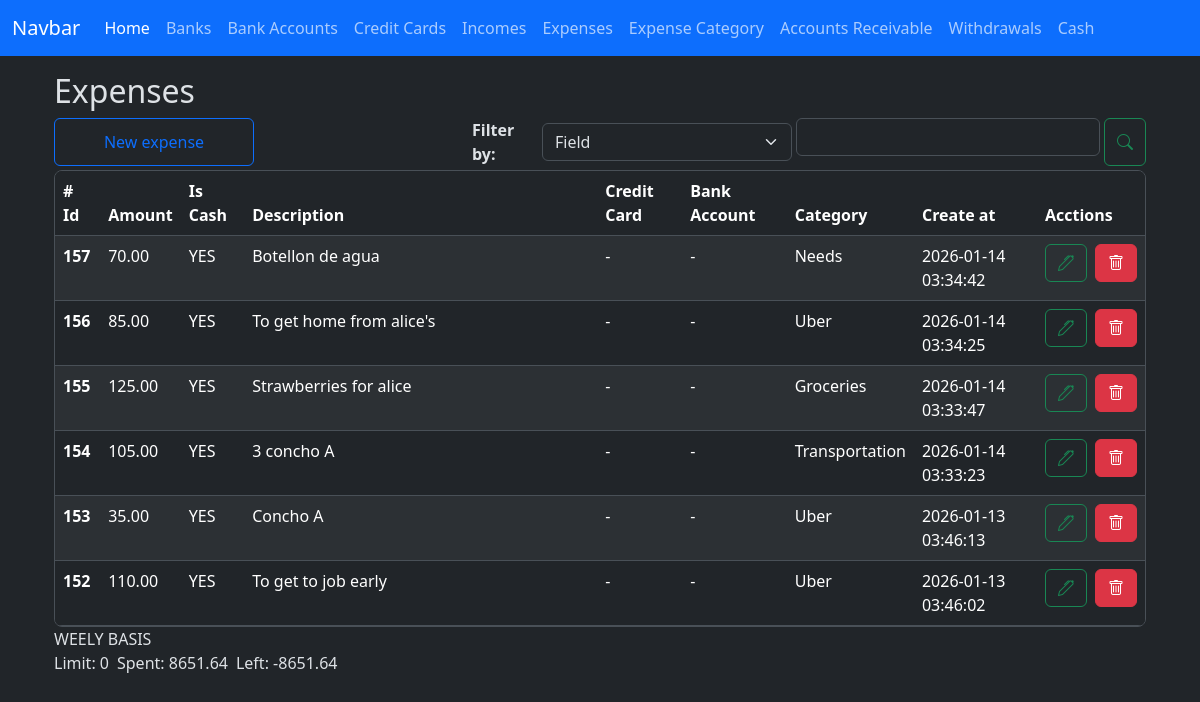
The app's page /expenses/index, older data.
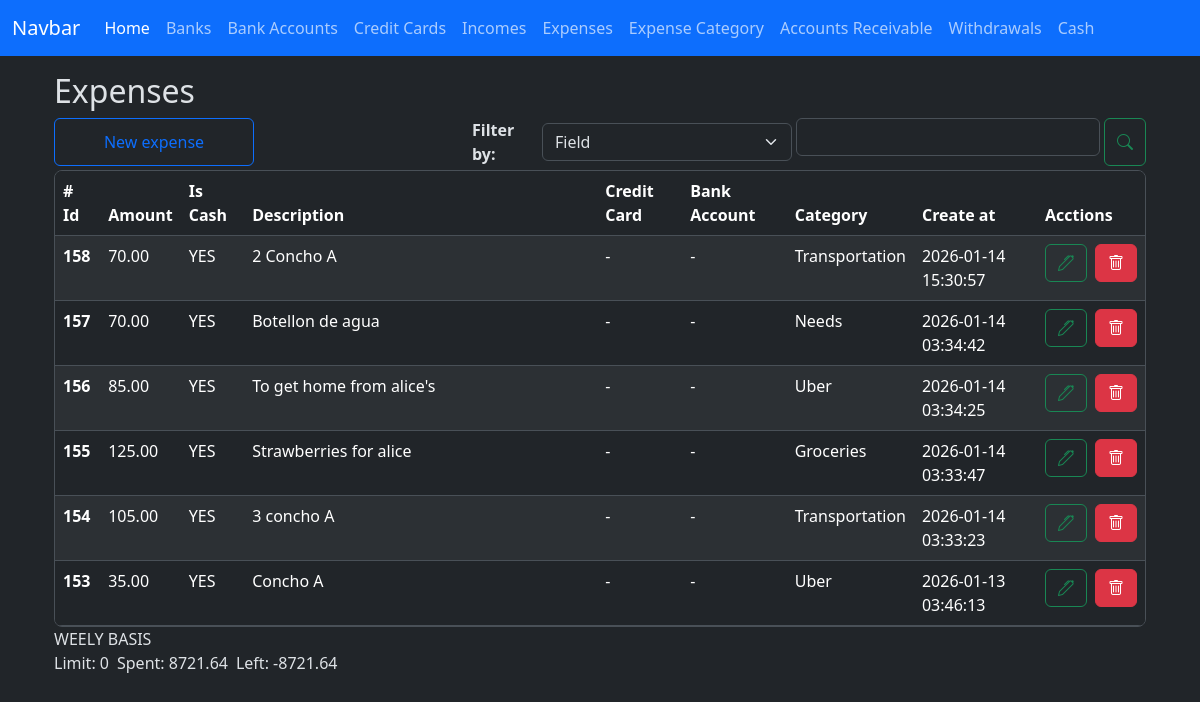
The same page, newer data.
### app/models/expense.py (models this page shows, shortened)
class Expense(db.Model):
    __tablename__ = 'expenses'
    id = db.Column(db.Integer, primary_key=True)
    amount = db.Column(db.Numeric(10,2), nullable=False)
    is_cash = db.Column(db.Boolean, nullable=False)
    credit_card_id = db.Column(db.Integer, db.ForeignKey('credit_cards.id'))
    bank_account_id = db.Column(db.Integer, db.ForeignKey('bank_accounts.id'))
    expense_category_id = db.Column(db.Integer, db.ForeignKey('expense_categories.id'))
    code = db.Column(db.String(50), nullable=False)
    description = db.Column(db.String(150), nullable=False)
    created_at = db.Column(db.DateTime(timezone=True), server_default=func.now())
    updated_at = db.Column(db.DateTime(timezone=True), onupdate=func.now())
    credit_card = relationship('CreditCard', back_populates='expenses')
    bank_account = relationship('BankAccount', back_populates='expenses')
    expense_category = relationship('ExpenseCategory', back_populates='expenses')

### app/models/expense_category.py (models this page shows)
class ExpenseCategory(db.Model):
    __tablename__ = 'expense_categories'
    id = db.Column(db.Integer, primary_key=True)
    name = db.Column(db.String(100), nullable=False)
    limit = db.Column(db.Numeric(10,2), server_default='0')
    created_at = db.Column(db.DateTime(timezone=True), server_default=func.now())
    updated_at = db.Column(db.DateTime(timezone=True), onupdate=func.now())
    expenses = relationship('Expense', back_populates='expense_category', order_by='desc(Expense.created_at)')

### app/routes/expense_routes.py (the view)
@expense_bp.route('/index', methods=['GET'])
def index():
    credit_cards = credit_card.CreditCard.query.all()
    expense_categories = expense_category.ExpenseCategory.query.all()
    bank_accounts = bank_account.BankAccount.query.all()
    expenses = expense_controller.get_monthly_expenses_records()
    weekly = expense_controller.money_limit_spent_left_for_expenses(expenses)
    context = {
        'credit_cards': credit_cards,
        'expense_categories': expense_categories,
        'bank_accounts': bank_accounts,
        'expenses':expenses,
        'weekly': weekly,
        'format_amount': format_amount, #function
        'total_amount': total_amount, #function
    }
    return render_template('expenses/index.html', **context)

### app/controllers/expense_controller.py (called while the page is built)
def get_monthly_expenses_records():
    now = datetime.now()
    year = now.year
    month = now.month
    records = (
        Expense.query
        .filter(
            func.extract('year', Expense.created_at) == year,
            func.extract('month', Expense.created_at) == month
        )
        .order_by(Expense.created_at.desc())
        .all()
    )
    return records

def money_limit_spent_left_for_expenses(expenses):
    spent = Decimal()
    for e in expenses:
        spent += e.amount
    limit = ExpenseCategory.query.filter(ExpenseCategory is not None).with_entities(func.sum(ExpenseCategory.limit)).scalar() or Decimal(0.00)
    left = Decimal(limit - spent)
    weekly = {
        'limit': limit,
        'spent': spent,
        'left': left,
    }
    return weekly

### app/utils/numeric_casting.py (called while the page is built)
def format_amount(value):
    try:
        return f'{value:,.2f}';
    except Exception as e:
        return None

### app/templates/expenses/index.html (shortened to what this page needs)
{% extends 'layout.html' %}
{% block content %}
    <div class=" w-100">
        <h2>Expenses</h2>
        <div class="d-flex justify-content-start gap-1 flex-wrap flex-md-nowrap mt-2">
            <button
                type="button"
                id="btn-create-expense-id"
                class="btn btn-outline-primary me-auto me-md-auto w-100 w-md-auto"
                style="max-width: 200px;"
                data-bs-toggle="modal"
                data-bs-target="#create-expense"
            >New expense
            </button>
            <div class="d-flex gap-1 w-100 align-items-center" style="max-width: 320px;">
                <div class="w-md-auto mt-md-0">
                    <label for="" class="fs-6 fw-bold">Filter by: </label>
                </div>
                <div class="w-100 w-md-auto mt-md-0" style="max-width: 250px;">
                    <select class="form-select" id="select-filter-type-id">
                        <option value="field">Field</option>
                    </select>
                </div>
            </div>
            <div class="d-flex gap-1 w-100" style="max-width: 350px;">
                <div class="w-100 w-md-auto mt-md-0">
                    <input type="text" class="form-control" id="filter-input-id">
                </div>
                <button type="button" class="btn btn-outline-success" id="btn-search-id"><i class="bi bi-search"></i></button>
            </div>
        </div>
        <div class="table-responsive overflow-y-auto border rounded-3 mt-1" style="max-height: 457px;">
            <table class="table table-striped table-hover" id="expenses-table">
                <thead class="sticky-top">
                    <tr>
                        <th scope="col"># Id</th>
                        <th scope="col">Amount</th>
                        <th scope="col">Is Cash</th>
                        <th scope="col">Description</th>
                        <th scope="col">Credit Card</th>
                        <th scope="col">Bank Account</th>
                        <th scope="col">Category</th>
                        <th scope="col">Create at</th>
                        <th scope="col">Acctions</th>
                    </tr>
                </thead>
                <tbody id="expenses-table-body">
                    {% for expense in expenses %}
                    <tr>
                        <th scope="row">{{ expense.id }}</th>
                        <td>{{ format_amount(expense.amount) or '-' }}</td>
                        <td><a id="filter-by-cash" class="filter_link" data-is-cash-value="{{ expense.is_cash }}">{{ 'YES' if expense.is_cash else 'NO' }}</a></td>
                        <td> {{ expense.description or '-' }} </td>
                        <td>{{ expense.credit_card.nick_name or '-' }}</td>
                        <td>{{ expense.bank_account.nick_name or '-' }}</td>
                        <td>{{ expense.expense_category.name.lower().title() or '-' }}</td>
                        <td>{{ expense.created_at }}</td>
                        <td>
                            <div class="d-flex gap-2">
                                <button
                                    type="button"
                                    class="btn btn-outline-success"
                                    data-bs-toggle="modal"
                                    data-bs-target="#edit-expense"
                                    data-expense-id="{{ expense.id }}"
                                    data-amount-id="{{ expense.amount }}"
                                    data-is-cash="{{ expense.is_cash }}"
                                    data-select-expense-category-id="{{ expense.expense_category_id }}"
                                    data-select-credit-card-id="{{ expense.credit_card_id }}"
                                    data-select-bank-account-id="{{ expense.bank_account_id }}"
                                    data-description="{{ expense.description }}"
                                >
                                    <i class="bi bi-pen"></i>
                                </button>
                                <a href="{{ url_for('expense.delete', id=expense.id) }}" class="btn btn-danger"><i class="bi bi-trash"></i></a>
                            </div>
                        </td>
                    </tr>
                    {% endfor %}
                </tbody>
            </table>
        </div>
        <section>
            <div class="d-flex flex-column">
                <div>
                    <label for="" id="weekly-title">WEELY BASIS </label>
                </div>
                <div class="d-flex gap-2">
                    <div>
                        <label for="" id="weekly-limit">Limit: {{ weekly.limit }}</label>
                    </div>
                    <div>
                        <label for="" id="weekly-spent">Spent: {{ weekly.spent }}</label>
                    </div>
                    <div>
                        <label for="" id="weekly-left">Left: {{ weekly.left }}</label>
                    </div>
                </div>
            </div>
        </section>
    </div>
    <link rel="stylesheet" href="https://cdn.jsdelivr.net/npm/flatpickr/dist/flatpickr.min.css">
    <link rel="stylesheet" href="https://cdn.jsdelivr.net/npm/bootstrap-icons@1.13.1/font/bootstrap-icons.min.css">
{% endblock %}

### app/templates/layout.html (shortened to what this page needs)
<!doctype html>
<html lang="en" data-bs-theme="dark">
  <head>
    <link href="https://cdn.jsdelivr.net/npm/bootstrap@5.3.8/dist/css/bootstrap.min.css" rel="stylesheet">
    <link rel="stylesheet" href="{{ url_for('static', filename='style.css') }}">
</head>
  <body>
    <nav class="navbar navbar-expand-lg bg-primary fixed-top mx-2 mx-auto">
        <div class="container-fluid">
            <a class="navbar-brand" href="#">Navbar</a>
            <div class="collapse navbar-collapse" id="navbarNav">
                <ul class="navbar-nav">
                    <li class="nav-item">
                        <a class="nav-link active" aria-current="page" href="{{ url_for('home.index' ) }}">Home</a>
                    </li>
                    <li class="nav-item">
                        <a class="nav-link" href="{{ url_for('bank.index' ) }}">Banks</a>
                    </li>
                    <li class="nav-item">
                        <a class="nav-link" href="{{ url_for('bank_account.index' ) }}">Bank Accounts</a>
                    </li>
                    <li class="nav-item">
                        <a class="nav-link" href="{{ url_for('credit_card.index' ) }}">Credit Cards</a>
                    </li>
                    <li class="nav-item">
                        <a class="nav-link" href="{{ url_for('income.index' ) }}">Incomes</a>
                    </li>
                    <li class="nav-item">
                        <a class="nav-link" href="{{ url_for('expense.index' ) }}">Expenses</a>
                    </li>
                    <li class="nav-item">
                        <a class="nav-link" href="{{ url_for('expense_category.index' ) }}">Expense Category</a>
                    </li>
                    <li class="nav-item">
                        <a class="nav-link" href="{{ url_for('accounts_receivable.index' ) }}">Accounts Receivable</a>
                    </li>
                    <li class="nav-item">
                        <a class="nav-link" href="{{ url_for('withdrawal.index' ) }}">Withdrawals</a>
                    </li>
                    <li class="nav-item">
                        <a class="nav-link" href="{{ url_for('cashledger.index' ) }}">Cash</a>
                    </li>
                </ul>
            </div>
        </div>
    </nav>
    <main class="container w-100 mt-5 p-4">
    {% block content %}
    {% endblock %}
    </main>
    <link rel="stylesheet" href="https://cdn.jsdelivr.net/npm/bootstrap-icons@1.13.1/font/bootstrap-icons.min.css">
</body>
</html>

### app/static/style.css (style rules this page uses)
.filter_link { text-decoration: none; color: inherit; }

Row changes from the older to the newer data that the page shows:
no longer on this page (row unchanged): Expense: id "152", amount "110.00", is_cash "YES", description "To get to job early", credit_card "-", bank_account "-", expense_category.name "Uber", created_at "2026-01-13 03:46:02"
added Expense: id "158", amount "70.00", is_cash "YES", description "2 Concho A", credit_card "-", bank_account "-", expense_category.name "Transportation", created_at "2026-01-14 15:30:57"
Text that changed along with them:
{{ weekly.spent }}: "8651.64" → "8721.64"
{{ weekly.left }}: "-8651.64" → "-8721.64"
